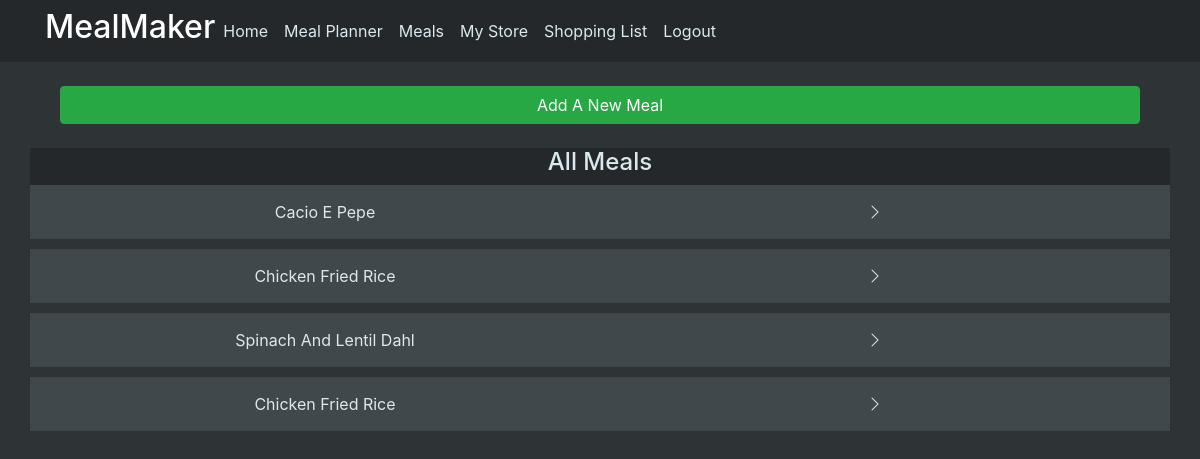
The page /meals (signed in) on the database as committed earlier.
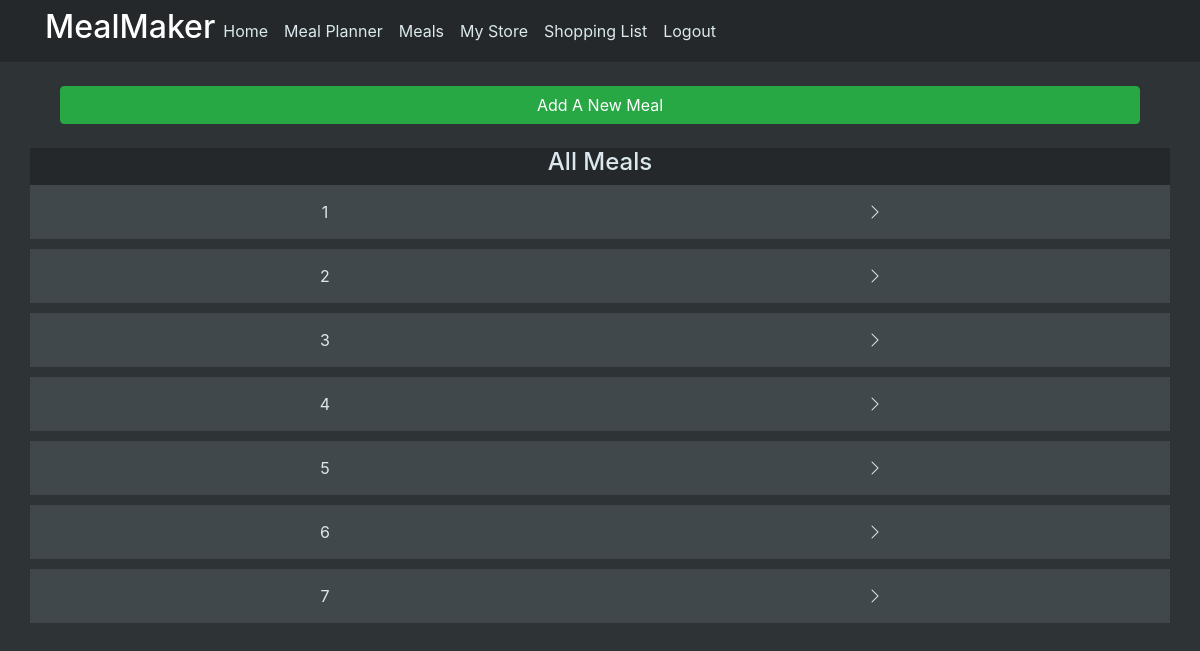
The same page on the database as committed later.
### mealmaker/models.py (models this page shows)
class Meal(db.Model):
    id = db.Column(db.Integer, primary_key=True)
    date = db.Column(db.DateTime(timezone=True), default=func.now())
    name = db.Column(db.String(200), unique=True)
    portion = db.Column(db.Integer)
    prep_time_hour = db.Column(db.Integer)
    prep_time_min = db.Column(db.Integer)
    cook_time_hour = db.Column(db.Integer)
    cook_time_min = db.Column(db.Integer)
    diet_type = db.Column(db.String(20))
    health_type = db.Column(db.String(20))
    effort = db.Column(db.String(5))
    cost = db.Column(db.String(5))
    freezable = db.Column(db.String(5))
    num_ingredient = db.Column(db.Integer)
    time_to_go_off = db.Column(db.Integer)
    cal_per_portion = db.Column(db.Integer)
    protein_per_portion = db.Column(db.Integer)
    fat_per_portion = db.Column(db.Integer)
    carb_per_portion = db.Column(db.Integer)
    recipe = db.Column(db.Text)
    ingredients = db.relationship(
        "Ingredient", back_populates="meal_id", cascade="all, delete"
    )
    meal_plan = db.relationship("MealPlan", back_populates="meal_id")

### mealmaker/views.py (the view, shortened to what this page needs)
@views.route("/meals", methods=["GET", "POST"])
@login_required
def meals():
    form = NewMealForm()
    template_form = IngredientForm(prefix="ingredient-_-")
    meals = Meal.query.all()
    return render_template(
        "meals.html",
        user=current_user,
        form=form,
        meals=meals,
        legend="Add a new Meal",
        _template=template_form,
    )

### mealmaker/__init__.py (called while the page is built)
def create_app():
    app = Flask(__name__)
    app.config["SECRET_KEY"] = "hjshjhdjah kjshkjdhjs"
    app.config["SQLALCHEMY_DATABASE_URI"] = f"sqlite:///{DB_NAME}"
    app.config["SQLALCHEMY_TRACK_MODIFICATIONS"] = False
    db.init_app(app)
    from .views import views
    from .auth import auth
    app.register_blueprint(views, url_prefix="/")
    app.register_blueprint(auth, url_prefix="/")
    from .models import User, Meal, Ingredient, MealPlan
    create_database(app)
    login_manager = LoginManager()
    login_manager.login_view = "auth.login"
    login_manager.init_app(app)
    @login_manager.user_loader
    def load_user(id):
        return User.query.get(id)
    return app

### mealmaker/templates/meals.html (shortened to what this page needs)
{% extends "layout.html" %}
{% import "macro.html" as macros %}
{% block content%}
<br>
<div align="center" class="col"><button type="button" class="btn btn-success btn-block" data-toggle="modal"
        data-target=".bd-example-modal-lg">Add A New Meal</button></div>
<br>
<div class="row div-color-dark">
    <div class="div-parent-center">
        <h4>All Meals</h4>
    </div>
</div>
{% for meal in meals %}
<div class="row div-color-dim content-section-dim">
    <div class="col-6 text-center">{{meal.name.title()}} </div>
    <div class="col-6 text-center">
        <a style="color:rgb(0, 0, 0)" href="{{ url_for('views.meal', id=meal.id) }}">
            <i class="bi bi-chevron-right icon-white"></i>
        </a>
    </div>
</div>
{% endfor %}
{% endblock %}

### mealmaker/templates/layout.html (shortened to what this page needs)
<!DOCTYPE html>
<html>
<head>
  <link rel="stylesheet" href="https://maxcdn.bootstrapcdn.com/bootstrap/4.0.0/css/bootstrap.min.css"
>
  <link rel="stylesheet" type="text/css" href="{{ url_for('static', filename='main.css') }}">
  <link rel="stylesheet" href="https://cdn.jsdelivr.net/npm/bootstrap-icons@1.9.1/font/bootstrap-icons.css">
</head>
<body>
  <nav class="navbar navbar-expand-lg navbar-color">
    <div class="container">
      <div class="collapse navbar-collapse navbar-color" id="navbar">
        <h2 class="navbar-header">MealMaker</h2>
        {% if user.is_authenticated %}
        <ul class="navbar-nav">
          <li class="nav-item"><a class="nav-link nav-item navbar-link-color" id="home" href="/">Home</a></li>
          <li class="nav-item"><a class="nav-link nav-item navbar-link-color" id="meals" href="/meal_planner">Meal Planner</a></li>
          <li class="nav-item"><a class="nav-link nav-item navbar-link-color" id="meals" href="/meals">Meals</a></li>
          <li class="nav-item"><a class="nav-link nav-item navbar-link-color" id="logout" href="/my_store">My Store</a></li>
          <li class="nav-item"><a class="nav-link nav-item navbar-link-color" id="logout" href="/shopping_list">Shopping List</a></li>
          <li class="nav-item"><a class="nav-link nav-item navbar-link-color" id="logout" href="/logout">Logout</a></li>
        </ul>
        {% else %}
        <div class="nav navbar-nav">
          <a class="nav-item nav-link navbar-right navbar-link-color" id="login" href="/login">Login</a>
          <a class="nav-item nav-link navbar-right navbar-link-color" id="signUp" href="/sign-up">Sign Up</a>
        </div>
        {% endif %}
      </div>
    </div>
  </nav>
  <div class="container">{% block content %} {% endblock %}</div>
</body>
</html>

### mealmaker/static/main.css (style rules this page uses)
body { background-color: #2e3335; color: #DBE9EE; }
.navbar-color { background-color: #24282a; }
.navbar-header { color: white; }
.navbar-link-color { color: #DBE9EE; }
.div-color-dark { background-color: #24282a; }
.div-color-dim { background-color: #40484b; }
.div-parent-center { width: 100%; text-align: center; }
.content-section-dim { padding: 15px 20px; background-color: #40484b; border-radius: 0px; margin-bottom: 10px; }
.icon-white { color: #DBE9EE; }

Rows that differ between the two databases and show on the page:
removed Meal: name "Spinach And Lentil Dahl"
removed Meal: name "Chicken Fried Rice"
changed Meal (number 1 of 7 on the later page): name "Cacio E Pepe" → "1"
added Meal: name "2"
added Meal: name "3"
added Meal: name "4"
added Meal: name "5"
added Meal: name "6"
changed Meal (number 7 of 7 on the later page): name "Chicken Fried Rice" → "7"
